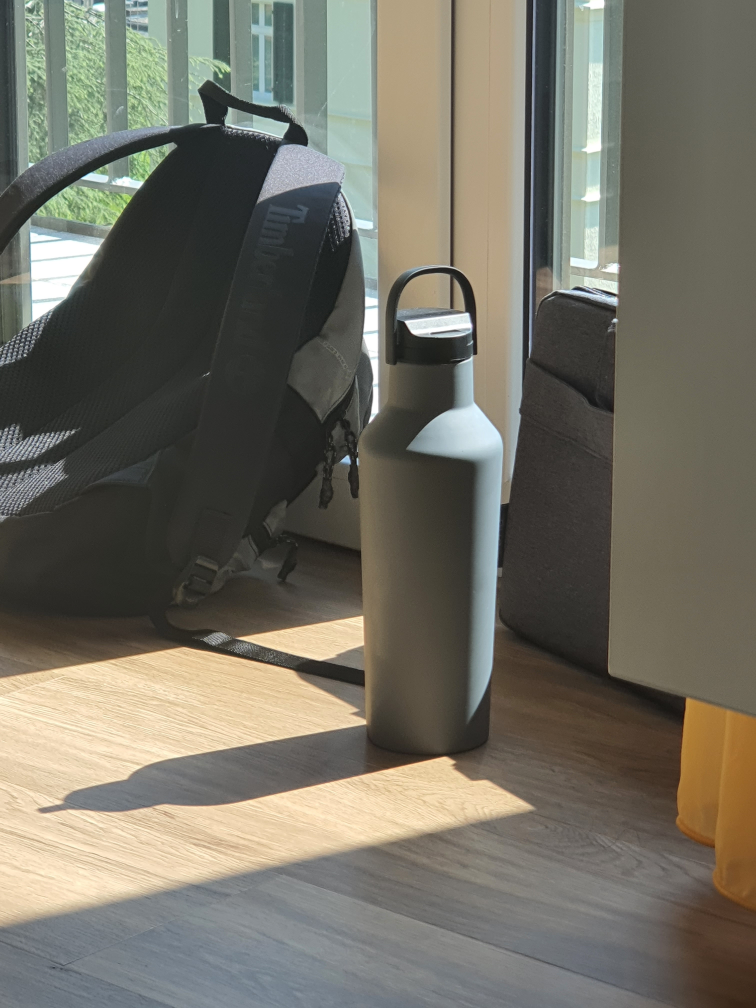
#> input picture codes/test.jpg, 3024 x 4032 px (shown at 1/4 size)
$ python cv_border_extend.py
#> lines starting #> are read from the running program, lines starting #| are printed output that depends on the picture
import cv2 as cv
import numpy as np
from scipy import ndimage

# Read
img = cv.imread("test.jpg")
#> img is the input picture: shape (4032, 3024, 3); mean B, G, R 100.4, 112, 114.8
img = cv.resize(img, (img.shape[1]//20, img.shape[0]//20))
#> img: shape (201, 151, 3)
img = img[:128, :128, :]
#> img: shape (128, 128, 3)

clamped = cv.copyMakeBorder(img, 32, 32, 32, 32, cv.BORDER_REPLICATE)
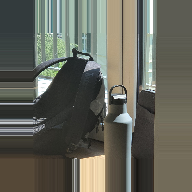
#> clamped: shape (192, 192, 3); mean B, G, R 90.7, 100.8, 99.8
mirrored = cv.copyMakeBorder(img, 32, 32, 32, 32, cv.BORDER_REFLECT)
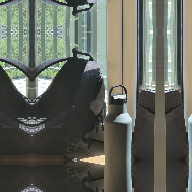
#> mirrored: shape (192, 192, 3); mean B, G, R 93.4, 102.7, 99.2
constant = cv.copyMakeBorder(img, 32, 32, 32, 32, cv.BORDER_CONSTANT)
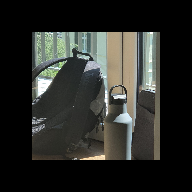
#> constant: shape (192, 192, 3); mean B, G, R 40.5, 44.3, 43.2

img = cv.subtract(clamped, mirrored)
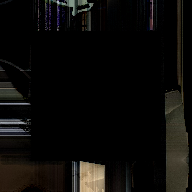
#> img: shape (192, 192, 3); mean B, G, R 9.3, 11.3, 12.5
img = cv.add(constant, img)

size = 17
kernel = np.full((size, size, 1), 0.0)
kernel[:, :, 0] = 1 / (size * size)

blurred = ndimage.convolve(img, kernel, mode='constant')
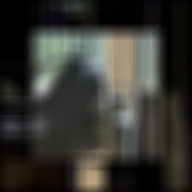
#> blurred: shape (192, 192, 3); mean B, G, R 48.6, 54.3, 54.2
blurred = blurred[32:-32, 32:-32, :]
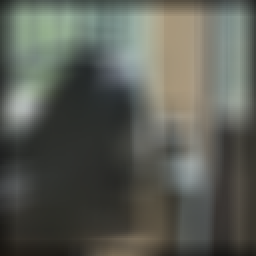
#> blurred: shape (128, 128, 3) (shown 2 times larger); mean B, G, R 84.8, 92.8, 90.2
blurred = cv.resize(blurred,
    (blurred.shape[1] * 4 , blurred.shape[0] * 4),
    interpolation=cv.INTER_NEAREST)
#> blurred: shape (512, 512, 3)

img = cv.resize(img,
    (img.shape[1] * 4 , img.shape[0] * 4),
    interpolation=cv.INTER_NEAREST)
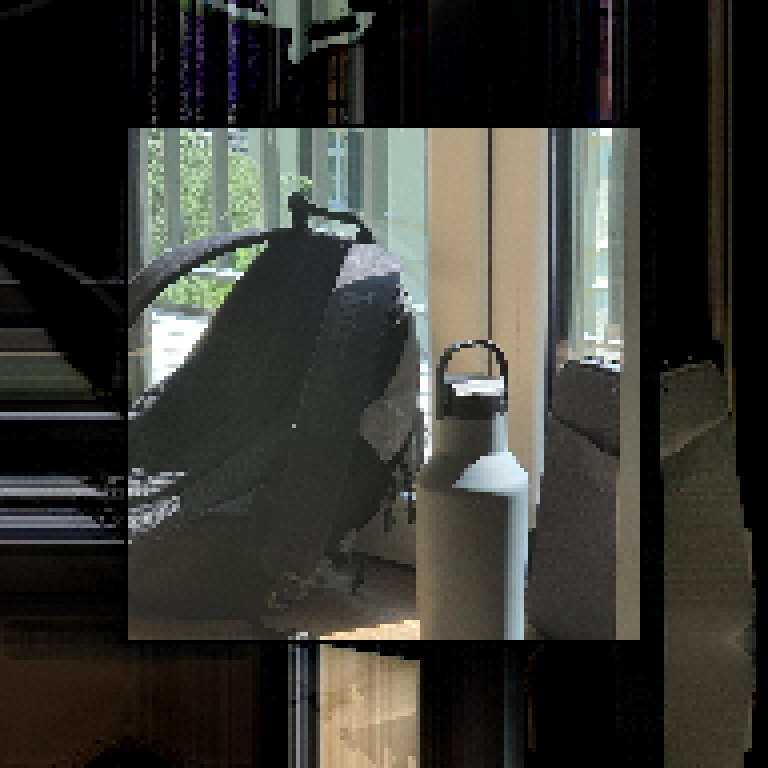
#> img: shape (768, 768, 3); mean B, G, R 49.8, 55.7, 55.7

cv.imwrite("../img/border_extend.jpg", img)
cv.imwrite("../img/boxBlur_extend.jpg", blurred)
